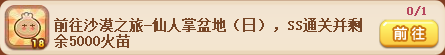
#> input picture resource/picture/ocr/美食大赛任务.png, 445 x 55 px
$ python -i match_text.py   (imports and definitions only)
#> lines starting #> are read from the running program, lines starting #| are printed output that depends on the picture; after the words box and inside, x2 and y2 are one past the last pixel; in counts of white or black regions, pixels touching at a corner belong together
### function/globals/get_paths.py
# coding:utf-8

import os
from pathlib import Path
from time import sleep


def get_root_path():
    my_path = Path(__file__).resolve()  # 该.py所在目录

    for i in range(5):
        if os.path.exists(str(my_path) + "\\LICENSE"):
            return str(my_path)
        else:
            my_path = my_path.parent  # 上一级
    print("呃呃,路径问题... 请终止")
    sleep(10000)


def build_paths(root):
    # 定义一个辅助函数来构建路径
    return {
        "root": root,
        "battle_plan": os.path.join(root, "battle_plan"),
        "tweak_battle_plan": os.path.join(root, "tweak_plan"),
        "stage_plan": os.path.join(root, "stage_plan"),
        "config": os.path.join(root, "config"),
        "task_sequence": os.path.join(root, "task_sequence"),
        "logs": os.path.join(root, "logs"),
        "plugins": os.path.join(root, "plugins"),
        # 资源文件
        "font": os.path.join(root, "resource", "font"),
        "logo": os.path.join(root, "resource", "logo"),
        "model": os.path.join(root, "resource", "model"),
        "theme": os.path.join(root, "resource", "theme"),
        "ui": os.path.join(root, "resource", "ui"),
        "db": os.path.join(root, "resource", "db"),
        "image": {
            "current": os.path.join(root, "resource", "image"),
            "common": os.path.join(root, "resource", "image", "common"),
            "number": os.path.join(root, "resource", "image", "number"),
            "card": os.path.join(root, "resource", "image", "card"),
            "stage": os.path.join(root, "resource", "image", "stage"),
            "quest_guild": os.path.join(root, "resource", "image", "quest_guild"),
            "quest_spouse": os.path.join(root, "resource", "image", "quest_spouse"),
            "quest_food": os.path.join(root, "resource", "image", "quest_food"),
            "ready_check_stage": os.path.join(root, "resource", "image", "stage_ready_check"),
            "map": os.path.join(root, "resource", "image", "map"),
            "item": os.path.join(root, "resource", "image", "item"),
            "error": os.path.join(root, "resource", "image", "error"),
            "task": {
                "chaos": os.path.join(root, "resource", "image", "task","chaos"),
                "desc": os.path.join(root, "resource", "image", "task","desc"),
                "puzzle": os.path.join(root, "resource", "image", "task","puzzle"),
            },
        }
    }


# 定义为全局变量 几乎完全是静态导入 可以直接import该变量
PATHS = build_paths(get_root_path())


# [47 lines left out: functions ensure_directory_exists, check_paths, not called in this run]


# [3 lines that do not run on import are left out]

### function/scattered/match_ocr_text/match_text.py
import os

import cv2
import numpy as np

from function.common.image_processing.same_size_match import match_block_equal_in_images
from function.globals import g_resources, EXTRA
from function.globals.get_paths import PATHS


def find_topmost_text_pixel_in_range(gray_img, col_start, col_end, row_start, row_end):
    """在指定列和行范围内找到图像中第一排文字最上面的像素点所在的行"""
    for y in range(row_start, row_end):
        if np.any(gray_img[y, col_start:col_end] != 255):
            return y
    return None


def _legacy_templates(mode):
    """取得包含间隔像素的旧规格模板，用于识别和记录缺字。"""
    templates = g_resources.RESOURCE_P["ocr"][mode]
    if mode != "美食大赛":
        return templates
    return {
        name: np.pad(image, ((0, 0), (0, 1)), constant_values=255)
        if image.shape in ((14, 7), (14, 14)) else image
        for name, image in g_resources.flatten_resource_images(templates).items()
    }


def split_into_characters(line, mode="美食大赛", templates=None):
    """从行图像中分割出单个字符图像"""
    characters = []
    line_gray = line
    width, _ = line_gray.shape[::-1]
    if templates is None:
        templates = _legacy_templates(mode)

    # 美食大赛 西文字符宽度 8 中文字符宽度 15
    latin_width = 8
    chinese_width = 15
    match mode:
        case "美食大赛":
            latin_width = 8
            chinese_width = 15
        case "关卡名称":
            latin_width = 7
            chinese_width = 13

    # 当前行的起始位置
    start_pos = 0
    while start_pos < width:

        # 尝试按西文字符宽度分割
        latin_block = line_gray[:, start_pos:start_pos + latin_width]
        latin_match = match_block_equal_in_images(
            block_array=latin_block,
            images=templates)

        # 如果匹配到西文字符，添加到字符列表并更新起始位置
        if latin_match:
            characters.append(latin_block)
            start_pos += latin_width
            continue

        # 否则，尝试按中文字符宽度分割
        chinese_block = line_gray[:, start_pos:start_pos + chinese_width]

        # 如果中文块宽度小于15像素，说明之后换行了 结束这一行
        if chinese_block.shape[1] < chinese_width:
            break

        # 检查这一中文块是否全为白色，如果是 结束这一行
        if np.all(chinese_block == 255):
            break

        chinese_match = match_block_equal_in_images(
            block_array=chinese_block,
            images=templates)

        if not chinese_match:

            with EXTRA.FILE_LOCK:

                # 刷新资源
                g_resources.fresh_resource_log_img()

                # 保存半分割
                result = match_block_equal_in_images(
                    block_array=latin_block,
                    images=g_resources.RESOURCE_LOG_IMG[f"texts_{mode}"]["blocks_half"])
                if not result:
                    cus_path = os.path.join(PATHS["logs"], "match_failed", f"texts_{mode}", "blocks_half")

                    # 获得最小的未使用的id
                    used_ids = set()
                    for name, _ in g_resources.RESOURCE_LOG_IMG[f"texts_{mode}"]["blocks_half"].items():
                        name_id = int(name.split('.')[0].split("_")[1])
                        used_ids.add(name_id)
                    name_id = 0
                    while name_id in used_ids:
                        name_id += 1

                    save_path = os.path.join(cus_path, f"unknown_{name_id}.png")
                    cv2.imencode('.png', latin_block)[1].tofile(save_path)

                # 保存全分割
                result = match_block_equal_in_images(
                    block_array=chinese_block,
                    images=g_resources.RESOURCE_LOG_IMG[f"texts_{mode}"]["blocks"])
                if not result:
                    cus_path = os.path.join(PATHS["logs"], "match_failed", f"texts_{mode}", "blocks")

                    # 获得最小的未使用的id
                    used_ids = set()
                    for name, _ in g_resources.RESOURCE_LOG_IMG[f"texts_{mode}"]["blocks"].items():
                        name_id = int(name.split('.')[0].split("_")[1])
                        used_ids.add(name_id)
                    name_id = 0
                    while name_id in used_ids:
                        name_id += 1

                    save_path = os.path.join(cus_path, f"unknown_{name_id}.png")
                    cv2.imencode('.png', chinese_block)[1].tofile(save_path)

        characters.append(chinese_block)
        start_pos += chinese_width

    return characters


def split_block(img_source, mode="美食大赛", templates=None):
    """分块一张图片, 用于美食大赛"""
#> called with mode = '美食大赛'
    img = img_source

    # 检查是否有Alpha通道 将RGBA转换为BGR
    if img.shape[2] == 4:
        img = cv2.cvtColor(img, cv2.COLOR_RGBA2BGR)

    # 将所有 文本颜色 改成黑色, 其他颜色变成白色
    # 定义纯黑色的下限和上限
    lower_white = np.array([118, 69, 37])
    upper_white = np.array([120, 71, 39])
    match mode:
        case "美食大赛":
            lower_white = np.array([118, 69, 37])
            upper_white = np.array([120, 71, 39])
        case "关卡名称":
            lower_white = np.array([254, 254, 254])
            upper_white = np.array([255, 255, 255])

    # 创建一个掩码，用于标记非纯白色的像素
    mask = cv2.inRange(img, lower_white, upper_white)
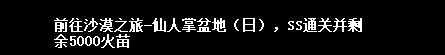
#> mask: shape (55, 445); 7.9% white in thin lines or dots, all inside (x1, y1, x2, y2) = (54, 18, 362, 48)

    # 将特定颜色的像素设置为白色
    img[mask > 0] = [0, 0, 0]
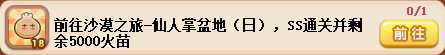
#> img: shape (55, 445, 3); mean R, G, B 217.7, 198.8, 171.4

    # 将非纯白色的像素设置为黑色
    img[mask == 0] = [255, 255, 255]

    # 转换为灰度图像
    gray = cv2.cvtColor(img, cv2.COLOR_BGR2GRAY)

    # 显示
    # cv2.imshow("img", img)
    # cv2.waitKey(0)

    # 找到在指定行范围内的第一排文字最上面的像素点所在的行
    lines = [gray]
    match mode:
        case "美食大赛":
            topmost_text_row = find_topmost_text_pixel_in_range(gray, 54, 377, 10, 48)

            # 根据找到的基线动态裁剪line1和line2
            line_height = 14
            if topmost_text_row is None:
                return []
            line1 = gray[topmost_text_row:topmost_text_row + line_height, 54:377]
            line2 = gray[topmost_text_row + line_height + 2:topmost_text_row + 2 * line_height + 2, 54:377]
            lines = [line1, line2]
        case "关卡名称":
            lines = [gray]

    character_blocks = []
    for line in lines:
        character_blocks += split_into_characters(line=line, mode=mode, templates=templates)
    return character_blocks


def match(source, mode="美食大赛"):
    """识别一张图片, 美食大赛"""
    templates = _legacy_templates(mode)
    blocks = split_block(img_source=source, mode=mode, templates=templates)
    result_str = ""
    for block in blocks:

        result = match_block_equal_in_images(
            block_array=block,
            images=templates)

        if result:
            result_str += result

        else:
            result_str += "?"

    return result_str


# [27 lines not run here, left out]

>>> import cv2
>>> picture = cv2.cvtColor(cv2.imread('../../../resource/picture/ocr/美食大赛任务.png'), cv2.COLOR_BGR2RGB)
#> (the run stopped early here; a loop or call above may not have finished)
